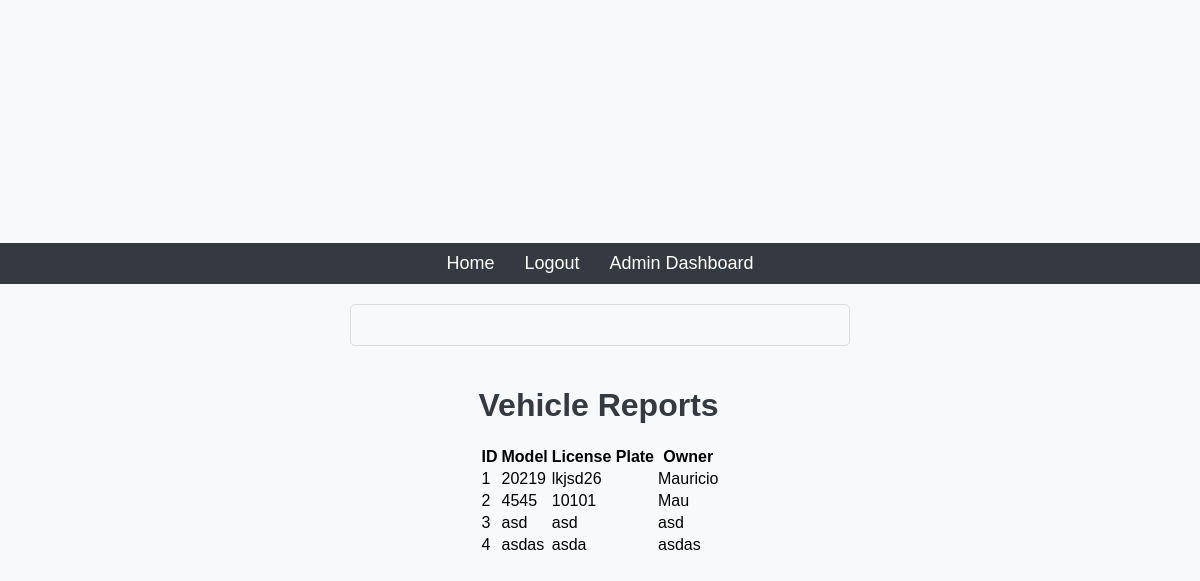
The app's page /admin/reports (signed in), older data.
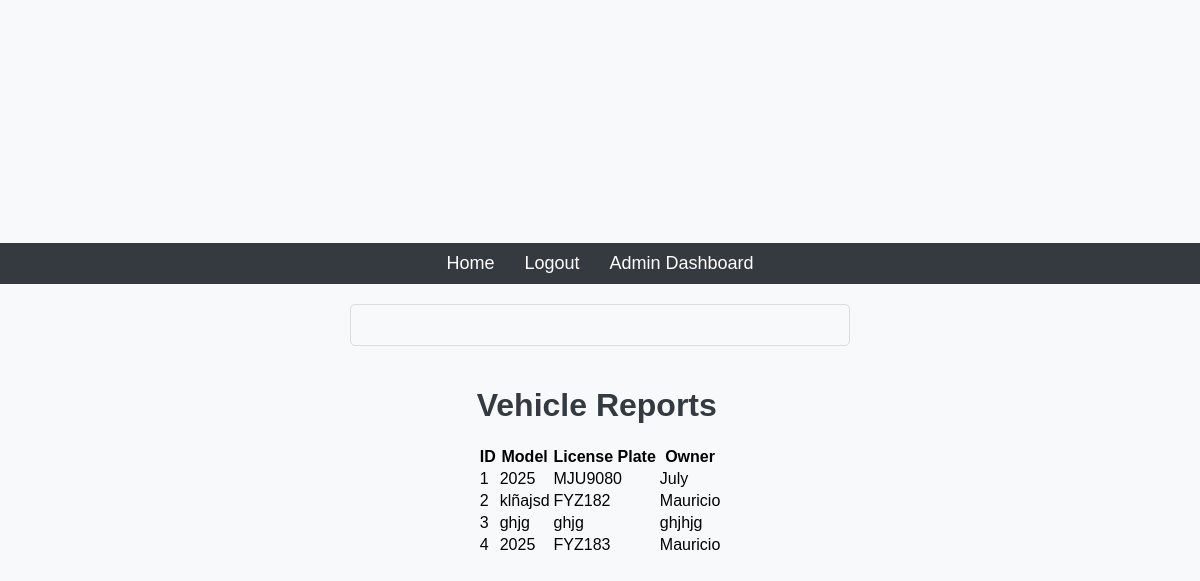
The same page, newer data.
### app/models.py (models this page shows, shortened)
class Vehicle(db.Model):
    id = db.Column(db.Integer, primary_key=True)
    model = db.Column(db.String(100), nullable=False)
    license_plate = db.Column(db.String(20), unique=True, nullable=False)
    customer_id = db.Column(db.Integer, db.ForeignKey('customer.id'), nullable=False)

class Customer(db.Model):
    id = db.Column(db.Integer, primary_key=True)
    name = db.Column(db.String(100), nullable=False)
    vehicles = db.relationship('Vehicle', backref='owner', lazy=True)

### app/routes.py (the view)
@app.route('/admin/reports')
@login_required
def admin_reports():
    if current_user.role != 'admin':
        return redirect(url_for('home'))
    vehicles = Vehicle.query.all()
    return render_template('admin_reports.html', title='Vehicle Reports', vehicles=vehicles)

### app/models.py (called while the page is built)
@login_manager.user_loader
def load_user(user_id):
    return User.query.get(int(user_id))

### app/templates/admin_reports.html (shortened to what this page needs)
{% extends "base.html" %}
{% block content %}
    <h1>Vehicle Reports</h1>
    <table>
        <tr>
            <th>ID</th>
            <th>Model</th>
            <th>License Plate</th>
            <th>Owner</th>
        </tr>
        {% for vehicle in vehicles %}
        <tr>
            <td>{{ vehicle.id }}</td>
            <td>{{ vehicle.model }}</td>
            <td>{{ vehicle.license_plate }}</td>
            <td>{{ vehicle.owner.name }}</td>
        </tr>
        {% endfor %}
    </table>
{% endblock %}

### app/templates/base.html (shortened to what this page needs)
<!DOCTYPE html>
<html lang="en">
<head>
    <link rel="stylesheet" href="{{ url_for('static', filename='style.css') }}">
</head>
<body>
    <nav>
        <a href="{{ url_for('home') }}">Home</a>
        {% if current_user.is_authenticated %}
            <a href="{{ url_for('logout') }}">Logout</a>
            {% if current_user.role == 'operator' %}
                <a href="{{ url_for('register_customer') }}">Register Customer</a>
            {% elif current_user.role == 'admin' %}
                <a href="{{ url_for('admin_dashboard') }}">Admin Dashboard</a>
            {% endif %}
        {% else %}
            <a href="{{ url_for('login') }}">Login</a>
            <a href="{{ url_for('register') }}">Register</a>
        {% endif %}
    </nav>
    <div class="flash-messages">
    </div>
    <div class="content">
        {% block content %}{% endblock %}
    </div>
</body>
</html>

### app/static/style.css (style rules this page uses)
body { font-family: Arial, sans-serif; background-color: #f8f9fa; margin: 0; padding: 0; display: flex; flex-direction: column; align-items: center; justify-content: center; height: 100vh; }
nav { width: 100%; background-color: #343a40; padding: 10px; display: flex; justify-content: center; }
nav a { color: white; text-decoration: none; margin: 0 15px; font-size: 18px; }
h1 { color: #343a40; }
.flash-messages { margin: 20px 0; padding: 20px; border: 1px solid #ddd; border-radius: 5px; width: 100%; max-width: 500px; box-sizing: border-box; }

Row changes from the older to the newer data that the page shows:
changed Vehicle id 1: model "20219" → "2025"; license_plate "lkjsd26" → "MJU9080"; owner.name "Mauricio" → "July"
changed Vehicle id 2: model "4545" → "klñajsd"; license_plate "10101" → "FYZ182"; owner.name "Mau" → "Mauricio"
changed Vehicle id 3: model "asd" → "ghjg"; license_plate "asd" → "ghjg"; owner.name "asd" → "ghjhjg"
changed Vehicle id 4: model "asdas" → "2025"; license_plate "asda" → "FYZ183"; owner.name "asdas" → "Mauricio"
